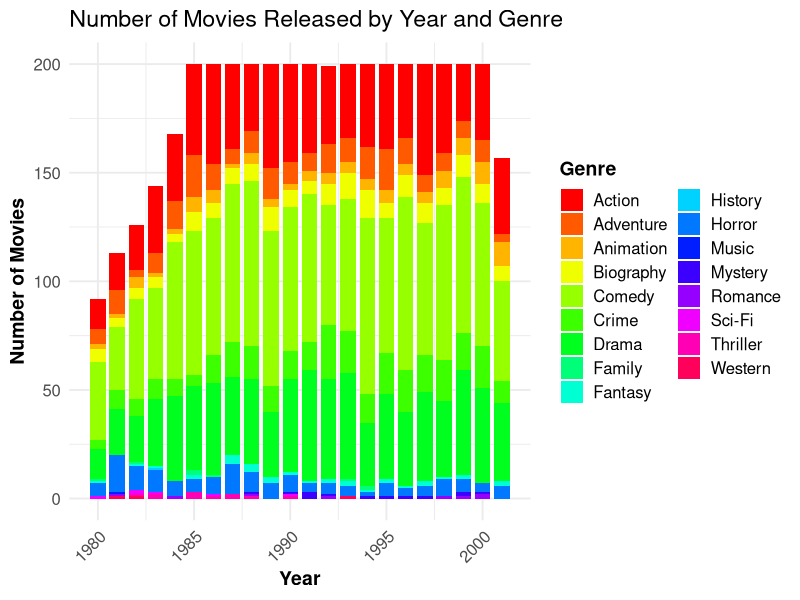

This figure's R source:
# Load necessary libraries
library(ggplot2)
library(dplyr)

# Set working directory and load the dataset
setwd("C:\\Users\\zirad\\Downloads")
movies <- read.csv("new_movie_dataset.csv")

# Group data by year and genre to count the number of movies
movies_by_year_genre <- movies %>%
  group_by(year, genre) %>%
  summarise(movie_count = n(), .groups = "drop")

# Improved plot: Number of movies released by year and genre
ggplot(movies_by_year_genre, aes(x = year, y = movie_count, fill = genre)) +
  geom_bar(stat = "identity", position = "stack", width = 0.8) +  # Stacked bar chart
  labs(title = "Number of Movies Released by Year and Genre",
       x = "Year",
       y = "Number of Movies",
       fill = "Genre") +
  theme_minimal(base_size = 14) +
  theme(
    axis.text.x = element_text(angle = 45, hjust = 1, size = 12),
    axis.text.y = element_text(size = 12),
    axis.title = element_text(size = 14, face = "bold"),
    legend.text = element_text(size = 12),
    legend.title = element_text(size = 14, face = "bold")
  ) +
  scale_fill_manual(values = rainbow(length(unique(movies_by_year_genre$genre)))) +  
  guides(fill = guide_legend(ncol = 2))  
